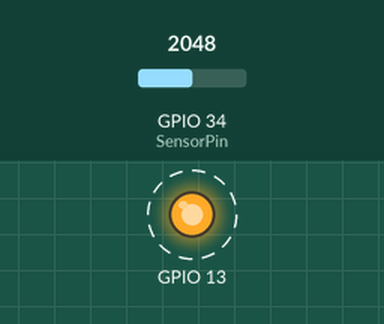
Simulated run of this sketch. Board: ESP32. Parts: output pins drawn as LEDs (lit = HIGH). Dashed ring = blinking. The test bench sets the inputs (shaded band); at power-on: GPIO 34 (SensorPin) = 2048. WiFi joins after 1.5 s; servers stay silent unless stated; uploads are accepted with an empty reply; what the sketch prints to the serial monitor is not drawn.

Above: at 2.0 s.
Timing chart, 0 to 4.5 s (numbered marks = the images above):
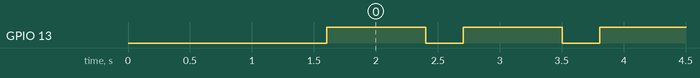

The sketch:

Favoriot_ESP32_phmeter.ino
```cpp
/*
 * Board: Node32 Lite (ESP32 Dev Module)
 * https://www.cytron.io/p-node32-lite-wifi-and-amp;-bluetooth-development-kit
 */


#include <WiFi.h>
#include <HTTPClient.h>
#include <ArduinoJson.h>
#include <SimpleDHT.h>


#define APIKEY  "rw-apikey/accesstoken"
#define DEVICE_DEV_ID "deviceDefault@favoriot"        //change id device

const char ssid[] = "your id for wifi/hotspot";             //change SSID wifi
const char password[] = "password for wifi/hotspot";     //change password wifi

#define SensorPin 34          // the pH meter Analog output is connected with the Arduino’s Analog
unsigned long int avgValue;  //Store the average value of the sensor feedback
float b;
int buf[10],temp;
long previousMillis = 0;
int interval = 5000; // 5 seconds


void setup()
{
  pinMode(13,OUTPUT);
  Serial.begin(115200);

  WiFi.mode(WIFI_STA);
  Serial.print("Connecting to ");
  Serial.print(ssid);
  WiFi.begin(ssid, password);
  while (WiFi.status() != WL_CONNECTED) {
    delay(500);
    Serial.print(".");
  }

  Serial.println("Connected!");
  Serial.print("IP Address: ");
  Serial.println(WiFi.localIP());

}

void loop()
{
  for(int i=0;i<10;i++)       //Get 10 sample value from the sensor for smooth the value
  {
    buf[i]=analogRead(SensorPin);
    delay(10);
  }
  for(int i=0;i<9;i++)        //sort the analog from small to large
  {
    for(int j=i+1;j<10;j++)
    {
      if(buf[i]>buf[j])
      {
        temp=buf[i];
        buf[i]=buf[j];
        buf[j]=temp;
      }
    }
  }
  avgValue=0;
  for(int i=2;i<8;i++)                      //take the average value of 6 center sample
    avgValue+=buf[i];
  float phValue=(float)avgValue*5.0/1024/6; //convert the analog into millivolt
  phValue=3.5*phValue;                      //convert the millivolt into pH value
  Serial.print("    pH:");
  Serial.print(phValue,2);
  Serial.println(" ");

  digitalWrite(13, HIGH);
  delay(800);
  digitalWrite(13, LOW);

   StaticJsonDocument<200> doc;

    JsonObject root = doc.to<JsonObject>(); // Json Object refer to { }
    root["device_developer_id"] = DEVICE_DEV_ID;

    JsonObject data = root.createNestedObject("data");
    data["phValue"] = (float)phValue;


    String body;
    serializeJson(root, body);
    Serial.println(body);

    HTTPClient http;

    http.begin("http://apiv2.favoriot.com/v2/streams");
    http.addHeader("Content-Type", "application/json");
    http.addHeader("Apikey", APIKEY);

    int httpCode = http.POST(body);
    if (httpCode > 0) {
      Serial.printf("[HTTP] POST... code: %d\n", httpCode);
      if (httpCode == HTTP_CODE_OK) {
        String payload = http.getString();
        Serial.println(payload);
      }
    }
    else {
      Serial.printf("[HTTP] POST... failed, error: %s\n", http.errorToString(httpCode).c_str());
    }
    http.end();

    previousMillis = millis();

}
```

Measured:
- by itself, GPIO 13: alternates HIGH for 0.80 s and LOW for 0.30 s
